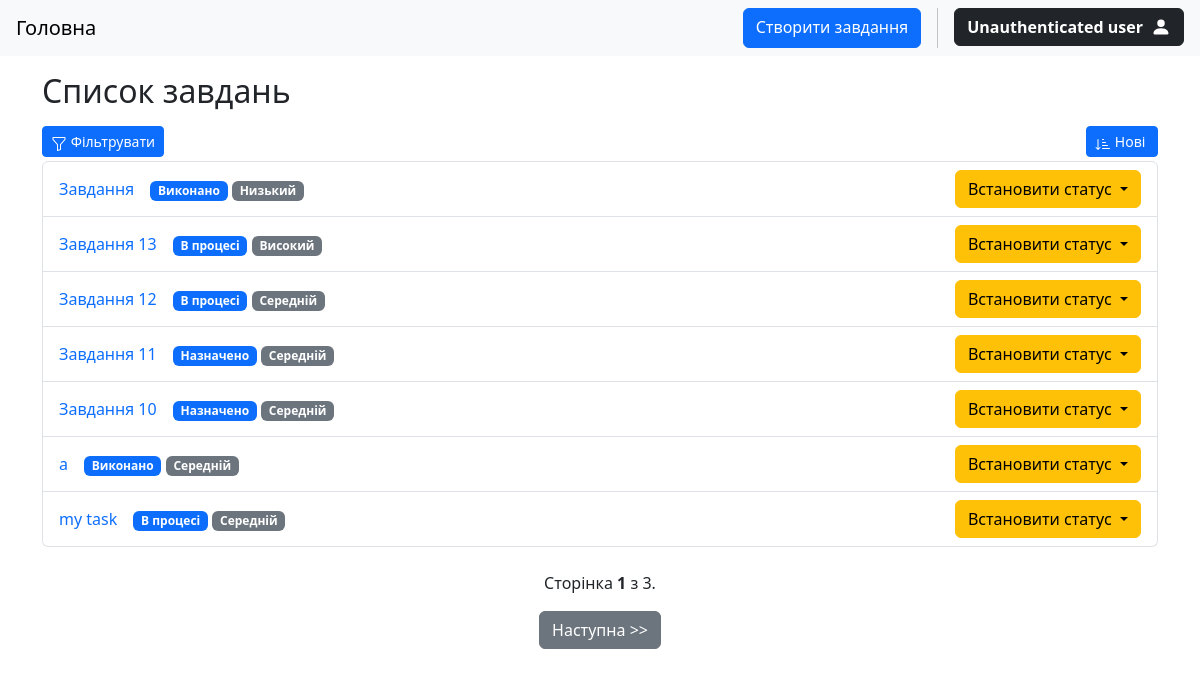
Before: / with the older database file.
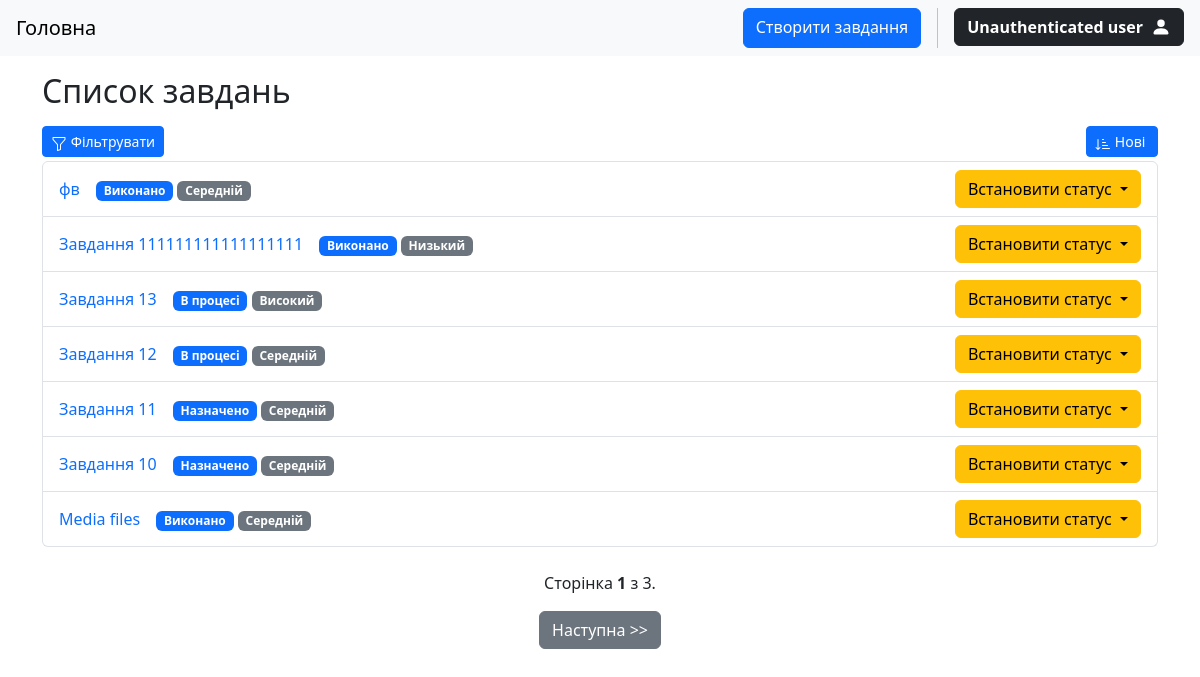
After: the same page with the newer database file.
### tasks/models.py (models this page shows, shortened)
class Task(models.Model):
    STATUS_CHOICES = (
        ("todo", "Назначено"),
        ("in_progress", "В процесі"),
        ("done", "Виконано")
    )
    PRIORITY_CHOICES = (
        ("low", "Низький"),
        ("medium", "Середній"),
        ("high", "Високий")
    )
    title = models.CharField(max_length=256)
    description = models.TextField()
    status = models.CharField(max_length=20, choices=STATUS_CHOICES, default="todo")
    priority = models.CharField(max_length=20, choices=PRIORITY_CHOICES, default="medium")
    due_date = models.DateField(null=True, blank=True)
    author = models.ForeignKey(User, on_delete=models.CASCADE, related_name="tasks")
    created = models.DateTimeField(auto_now_add=True)
    class Meta:
        ordering = ["-created"]

### tasks/views.py (the view)
# urls.py: path("", views.TaskListView.as_view(), name="task-list"),
class TaskListView(ListView):
    model = models.Task
    context_object_name = "tasks"
    template_name = "tasks/task_list.html"
    paginate_by = 7
    def get(self, request, *args, **kwargs) -> HttpResponse:
        return super().get(request, *args, **kwargs)
    def get_queryset(self):
        queryset = super().get_queryset()
        status = self.request.GET.get("status", "")
        priority = self.request.GET.get("priority", "")
        from_date = self.request.GET.get("from_date", "")
        to_date = self.request.GET.get("to_date", "")
        if from_date:
            from_date = datetime.date.fromisoformat(from_date)
            queryset = queryset.filter(due_date__gte=from_date)
        if to_date:
            to_date = datetime.date.fromisoformat(to_date)
            queryset = queryset.filter(due_date__lte=to_date)
        if status:
            queryset = queryset.filter(status=status)
        if priority:
            queryset = queryset.filter(priority=priority)
        sort = self.request.GET.get("sort", "")
        if sort == "oldest":
            queryset = queryset.reverse()
        return queryset
    def get_context_data(self, **kwargs):
        context = super().get_context_data(**kwargs)
        context["form"] = TaskFilterForm(self.request.GET)
        get_data = dict(self.request.GET.items())
        if "page" in get_data.keys():
            del get_data["page"]
        filters = ""
        for filter, value in get_data.items():
            filters += f"{filter}={value}&"
        context["filters"] = filters
        return context

### templates/tasks/task_list.html (shortened to what this page needs)
{% extends 'base.html' %}
{% block content%}
    <div class="container mt-3">
        <h2 class="mb-3">Список завдань</h2>
        <div class="d-flex justify-content-between">
            <a class="btn btn-sm btn-primary w-auto mb-1" data-bs-toggle="collapse" href="#filter-form" role="button" aria-expanded="false" aria-controls="filter-form">
                Фільтрувати
            </a>
            <form action="" method="get">
                {% if request.GET.sort == 'newest' or 'sort' not in request.GET %}
                    <button type="submit" class="btn btn-sm btn-primary">
                        Нові
                    </button>
                {% endif %}
            </form>
        </div>
        <ul class="list-group">
            {% for task in tasks %}
                <li class="list-group-item d-flex justify-content-between align-items-center">
                    <div class="d-flex h-25 gap-3">
                        <a href="{% url 'tasks:task-detail' task.pk %}" class="link link-underline link-underline-opacity-0">{{task.title}}</a>
                        <div>
                            <span class="badge bg-primary">{{task.get_status_display}}</span>
                            <span class="badge bg-secondary">{{task.get_priority_display}}</span>
                        </div>
                    </div>
                    <div class="dropdown">
                        <button class="btn btn-warning dropdown-toggle" type="button" data-bs-toggle="dropdown" aria-expanded="false">
                          Встановити статус
                        </button>
                    </div>
                </li>
            {% empty %}
                <li class="list-group-item d-flex justify-content-center">
                    <span>Завдань не знайдено.</span>
                </li>
            {% endfor %}
        </ul>
        <div class="container my-4 d-flex justify-content-center">
            <div class="d-flex align-items-center flex-column">
                <p>Сторінка <b>{{page_obj.number}}</b> з {{page_obj.paginator.num_pages}}.</p>
                <div class="button-group">
                    {% if page_obj.has_next %}
                        <a class="btn btn-secondary" href="?{{filters}}page={{ page_obj.next_page_number }}">Наступна >></a>
                    {% endif %}
                </div>
            </div>
        </div>
    </div>
{% endblock %}

Changed rows visible on the page:
no longer on this page (row unchanged): Task: title "my task", status "В процесі", priority "Середній"
added Task: title "фв", status "Виконано", priority "Середній"
changed Task "Низький": title "Завдання" → "Завдання 111111111111111111"
changed Task: title "a" → "Media files"
